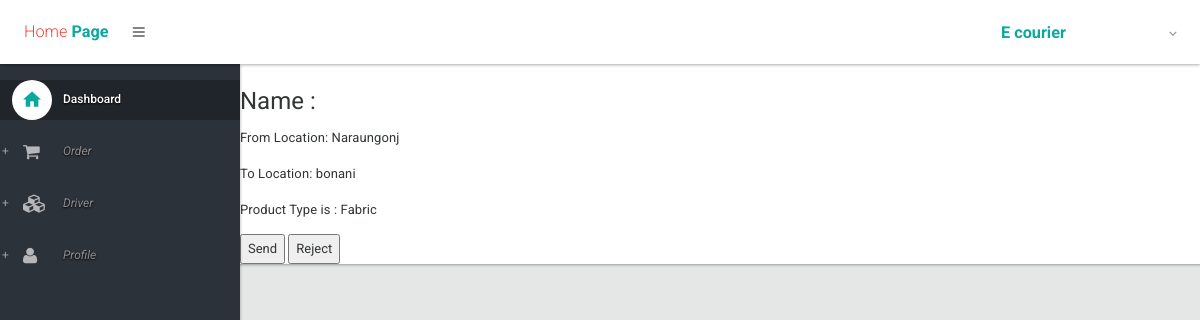
/delivery_service/DeliveryDetail/1/, run on the app's committed database.
### delivery_service/models.py (models this page shows, shortened)
class delivery_product(models.Model):
    from_location = models.CharField(max_length=100)
    to_location = models.CharField(max_length=100)
    product_type = models.ForeignKey(types_of_product,on_delete=models.CASCADE)
    weight = MeasurementField(measurement=Weight,null=True,blank=True)
    Date = models.DateTimeField(default=timezone.now)
    image = models.ImageField(upload_to='images/',null=True,blank=True)
    phone = models.CharField(max_length=20)
    payment_option = models.CharField(max_length=50)
    order_status = models.CharField(max_length=100, choices=OPTIONS2, default="0")

class types_of_product(models.Model):
	title=models.CharField(max_length=100)
	def __str__(self):
		return self.title

### delivery_service/views.py (the view)
# urls.py: path('DeliveryDetail/<int:id>/',views.DeliveryDetail,name="DeliveryDetail" ),
def DeliveryDetail(request, id=None):
    obj= get_object_or_404(delivery_product, id=id)
    context= {'obj': obj,
              }
    return render(request, 'delivery_detail_view.html', context)

### delivery_service/templates/delivery_detail_view.html (shortened to what this page needs)
{% extends 'layout.html' %}
{% load widget_tweaks %}
{% block body %}
<div class="container">
<div class="row">
  <div class="column">
    <div class="card">
      <div class="container">
        <form action="" method="post">
        <h2>Name : {{user.username}}</h2>
        <p class="title">From Location: {{obj.from_location}}</p>
        <p class="title">To Location: {{obj.to_location}}</p>
        <p>Product Type is : {{obj.product_type}}</p>
        <a href=""><button type="submit" name="send" class="button">Send</button></a>
        <a href="#"><button type="submit" name="reject" class="button">Reject</button></a>
        </form>
      </div>
    </div>
  </div>
  </div>
</div>
{% endblock %}

### data on the page
delivery_product: from_location "Naraungonj", to_location "bonani", product_type "Fabric"
